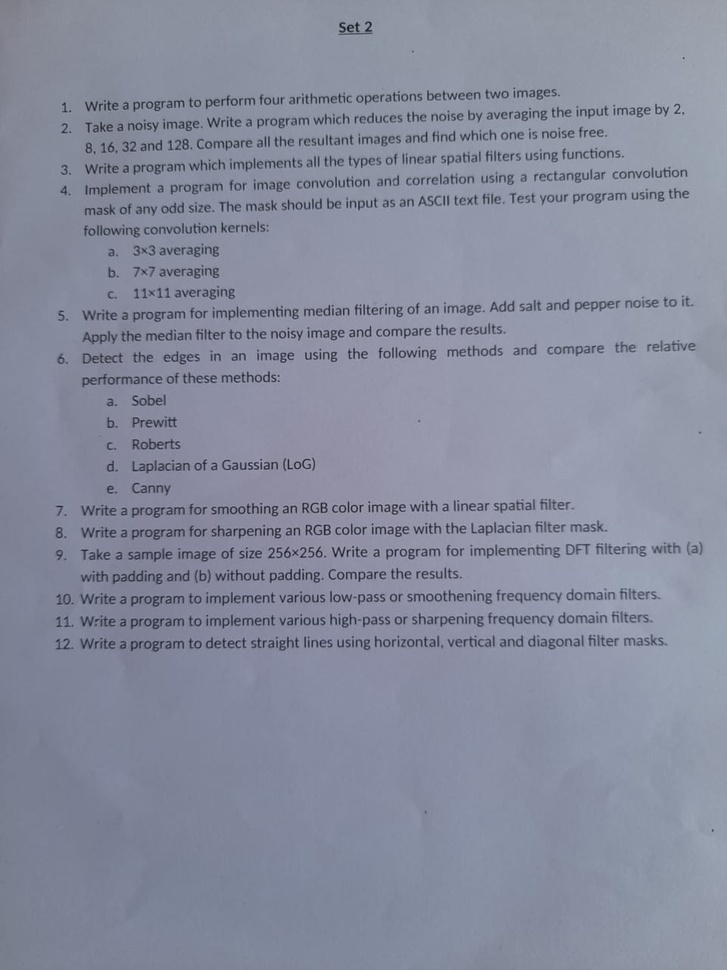
#> input picture SET-2/QUESTIONS-SET-2.jpeg, 727 x 970 px, shrunk from 960 x 1280 before the run, found by its file name
$ jupyter execute set_1_3_local_histogram_equalization.ipynb
#> lines starting #> are read from the running program, lines starting #| are printed output that depends on the picture
<a href="https://colab.research.google.com/github/aswinsuresh-04/Digital_Image_and_Video_Processing-Lab/blob/main/set_1_3_local_histogram_equalization.ipynb" target="_parent"></a>

[cell 1]
import cv2
import numpy as np
import matplotlib.pyplot as plt
from google.colab.patches import cv2_imshow
from google.colab import files

# Upload the image
uploaded = files.upload()
#> the answer given: QUESTIONS-SET-2.jpeg
img_path = list(uploaded.keys())[0]

# Read and convert to grayscale
img = cv2.imread(img_path)
#> img is the input picture: shape (970, 727, 3); mean B, G, R 158.6, 140.5, 135.4
gray = cv2.cvtColor(img, cv2.COLOR_BGR2GRAY)
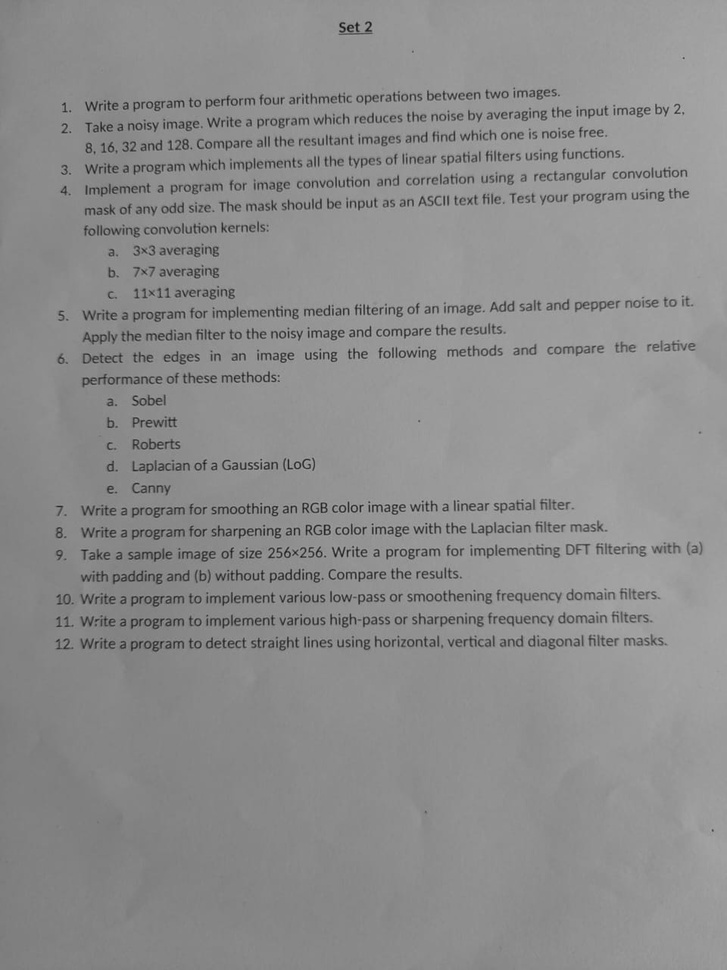
#> gray: shape (970, 727); min 19, max 179, mean 141.1

# Show original grayscale image
print("Original Grayscale Image:")
cv2_imshow(gray)

# Apply histogram equalization
equalized = cv2.equalizeHist(gray)
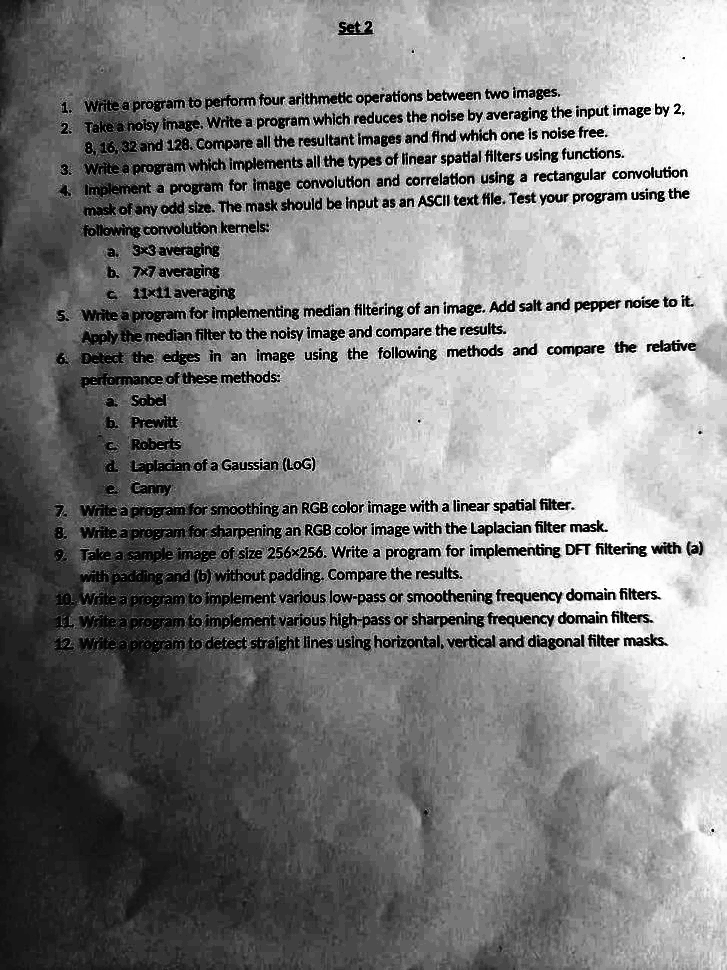
#> equalized: shape (970, 727); min 0, max 255, mean 130.9

# Show equalized image
print("\nHistogram Equalized Image:")
cv2_imshow(equalized)

# Plot histograms for comparison
plt.figure(figsize=(12, 4))

# Original image histogram
plt.subplot(1, 2, 1)
plt.hist(gray.ravel(), 256, [0, 256], color='gray')
plt.title("Original Histogram")
plt.xlabel("Pixel Intensity")
plt.ylabel("Frequency")

# Equalized image histogram
plt.subplot(1, 2, 2)
plt.hist(equalized.ravel(), 256, [0, 256], color='blue')
plt.title("Equalized Histogram")
plt.xlabel("Pixel Intensity")
plt.ylabel("Frequency")

plt.tight_layout()
plt.show()
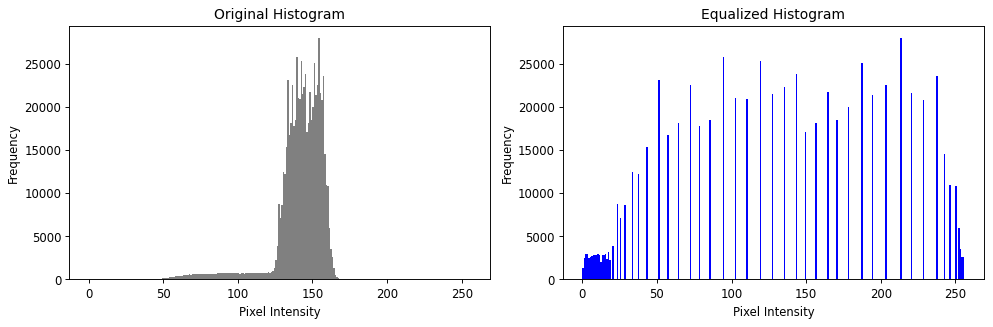
#> figure drawn by matplotlib, 2 panels; panel 1: tallest bar 27989 high, from x = 154 to 155; panel 2: tallest bar 27989 high, from x = 213 to 214
